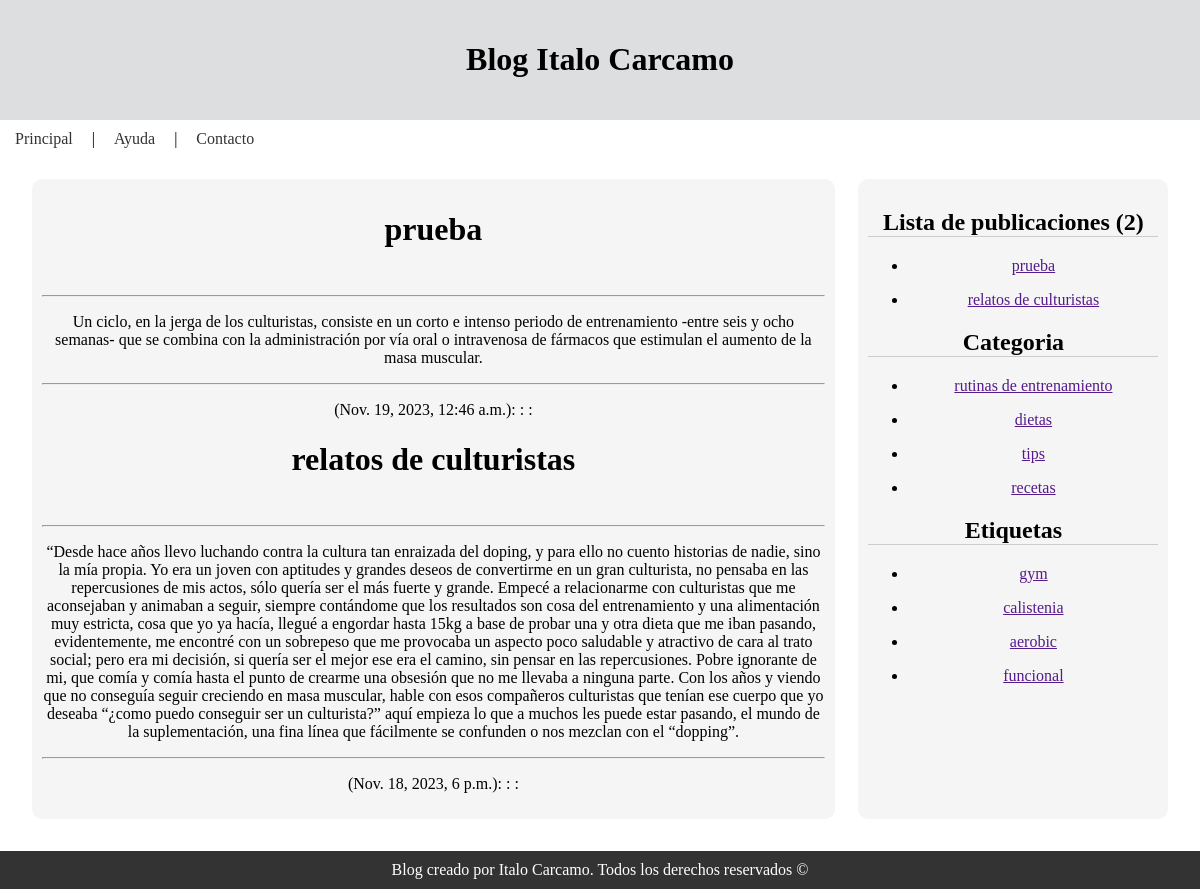
The page / on the database its author committed.
### blog/models.py (models this page shows, shortened)
class post(models.Model):
    id = models.IntegerField(primary_key = True, auto_created = True)
    titulo = models.CharField(max_length = 200)
    texto = models.TextField()
    fecha = models.DateTimeField(default = timezone.now)

class Category(models.Model):
    id = models.IntegerField(primary_key = True, auto_created = True)
    nombre = models.CharField(max_length = 200)

class Hashtag(models.Model):
    id = models.IntegerField(primary_key = True, auto_created = True)
    nombre = models.CharField(max_length=200)

### blog/views.py (the view)
# urls.py: path('',views.index),]
def index(request):
    categories = Category.objects.all()
    hashtags = Hashtag.objects.all()
    publications = post.objects.all().order_by('-fecha').values()
    context = {
        'publications': publications,
        'categories': categories,
        'hashtags': hashtags,
 }
    return render(request, 'index.html', context)

### blog/templates/index.html (shortened to what this page needs)
{% load static%}
<!DOCTYPE html>
<html lang="es">
<head>
    <link rel="stylesheet" href="{% static 'css/style.css' %}" >
</head>
<body>
    <header>
        <h1>Blog Italo Carcamo</h1>
    </header>
    <nav>
        <a href="#">Principal</a> |
        <a href="#">Ayuda</a> |
        <a href="#">Contacto</a>
    </nav>
    <div class="main-container">
        <main>
            <div class="article-container">
                {% if publications%}
                {% for post in publications %}
                        <h1>{{post.titulo}}</h1><br><hr>
                            <p> {{post.texto}}</p><hr>
                              <p> ({{post.fecha}}): {{post.autor}}: {{post.etiquetas}}: {{post.categoria}}
                            </p>
                {% endfor %}
            {% else %}
                <b> No hay posts </b>
            {% endif %}
            </div>
            <div class="aside-container">
                <h2>Lista de publicaciones ({{ publications|length }})</h2>
                {% for post in publications %}
                <ul>
                    <li>
                    <a href="">{{post.titulo}}</a>
                </li>
                </ul>
                    {% endfor %}
                <h2>Categoria</h2>
                {% for cat in categories %}
                <ul>
                    <li>
                        <a href="">{{cat.nombre}}</a>
                    </li>
                </ul>
                    {% endfor %}
                    <h2>Etiquetas</h2>
                {% for hash in hashtags %}
                <ul>
                    <li>
                        <a href="">{{hash.nombre}}</a>
                    </li>
                </ul>
                    {% endfor %}
            </div>
        </main>
        <footer>
            Blog creado por Italo Carcamo. Todos los derechos reservados ©
        </footer>
    </div>
</body>
</html>

### blog/static/css/style.css (style rules this page uses)
html, body { height: 100%; margin: 0; }
body { text-align: center; }
header { background-color: #dcdedf; padding: 20px; }
nav { margin-top: 10px; text-align: left; }
nav a { text-decoration: none; padding: 8px 15px; color: #333; }
.main-container { display: flex; flex-direction: column; min-height: 80vh; }
main { flex: 1; margin: 20px; display: flex; flex-wrap: wrap; }
.article-container, .aside-container { width: 25%; margin: 1%; background-color: #f5f5f5; padding: 10px; border-radius: 10px; }
.article-container { flex: 2; }
.article-container h2, .aside-container h2 { border-bottom: 1px solid #ccc; }
footer { width: 100%; background-color: #333; color: #fff; padding: 10px; box-sizing: border-box; }

### rows shown on the page
post: titulo "prueba", texto "Un ciclo, en la jerga de los culturistas, consiste en un corto e intenso periodo de entrenamiento -entre seis y ocho semanas- que se combina con la administración por vía oral o intravenosa de fármacos que estimulan el aumento de la masa muscular.", fecha "Nov. 19, 2023, 12:46 a.m."
post: titulo "relatos de culturistas", texto "“Desde hace años llevo luchando contra la cultura tan enraizada del doping, y para ello no cuento historias de nadie, sino la mía propia. Yo era un joven con aptitudes y grandes deseos de convertirme en un gran culturista, no pensaba en las repercusiones de mis actos, sólo quería ser el más fuerte y grande. Empecé a relacionarme con culturistas que me aconsejaban y animaban a seguir, siempre contándome que los resultados son cosa del entrenamiento y una alimentación muy estricta, cosa que yo ya hacía, llegué a engordar hasta 15kg a base de probar una y otra dieta que me iban pasando, evidentemente, me encontré con un sobrepeso que me provocaba un aspecto poco saludable y atractivo de cara…", fecha "Nov. 18, 2023, 6 p.m."
Category: nombre "rutinas de entrenamiento"
Category: nombre "dietas"
Category: nombre "tips"
Category: nombre "recetas"
Hashtag: nombre "gym"
Hashtag: nombre "calistenia"
Hashtag: nombre "aerobic"
Hashtag: nombre "funcional"

### other values the page prints
{{ publications|length }} "2"
